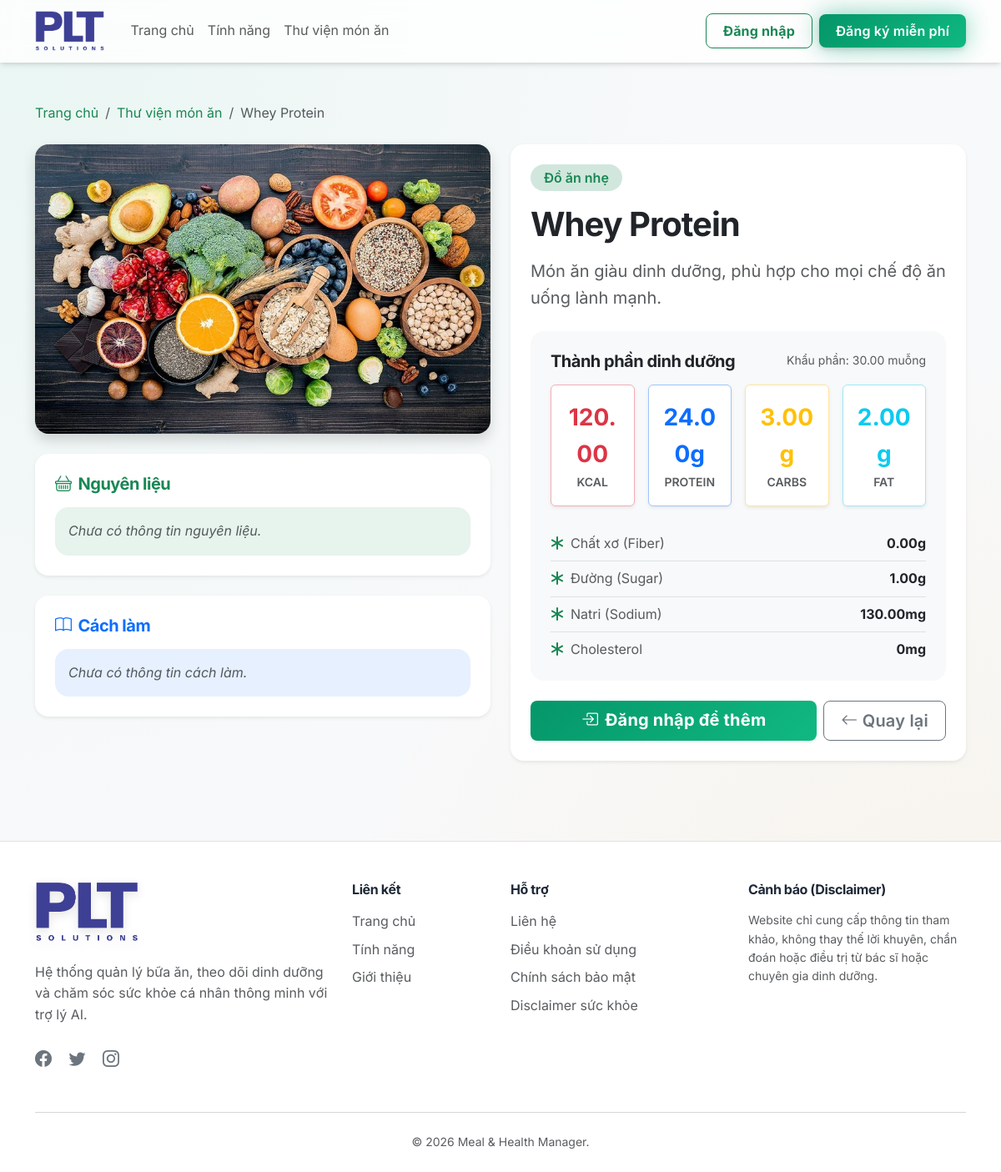
Screenshot of /food-detail.php?id=25 with the database file from the repository.
### tables this page shows
CREATE TABLE IF NOT EXISTS `foods` (
  `id` bigint UNSIGNED NOT NULL AUTO_INCREMENT,
  `category_id` bigint UNSIGNED DEFAULT NULL,
  `name` varchar(180) NOT NULL,
  `slug` varchar(200) NOT NULL,
  `image` varchar(255) DEFAULT NULL,
  `description` text,
  `serving_size` decimal(8,2) NOT NULL DEFAULT '100.00',
  `serving_unit` varchar(50) NOT NULL DEFAULT 'g',
  `calories` decimal(8,2) NOT NULL DEFAULT '0.00',
  `protein` decimal(8,2) NOT NULL DEFAULT '0.00',
  `carbs` decimal(8,2) NOT NULL DEFAULT '0.00',
  `fat` decimal(8,2) NOT NULL DEFAULT '0.00',
  `fiber` decimal(8,2) NOT NULL DEFAULT '0.00',
  `sugar` decimal(8,2) NOT NULL DEFAULT '0.00',
  `sodium` decimal(10,2) NOT NULL DEFAULT '0.00',
  `diet_type` varchar(255) DEFAULT 'normal',
  `is_premium` tinyint(1) NOT NULL DEFAULT '0',
  `status` enum('active','inactive') NOT NULL DEFAULT 'active',
  `created_by` bigint UNSIGNED DEFAULT NULL,
  `created_at` timestamp NOT NULL DEFAULT CURRENT_TIMESTAMP,
  `updated_at` timestamp NOT NULL DEFAULT CURRENT_TIMESTAMP ON UPDATE CURRENT_TIMESTAMP,
  PRIMARY KEY (`id`),
  UNIQUE KEY `slug` (`slug`),
  KEY `fk_foods_created_by` (`created_by`),
  KEY `idx_foods_name` (`name`),
  KEY `idx_foods_category` (`category_id`),
  KEY `idx_foods_status` (`status`),
  KEY `idx_foods_premium` (`is_premium`)
);

CREATE TABLE IF NOT EXISTS `food_categories` (
  `id` bigint UNSIGNED NOT NULL AUTO_INCREMENT,
  `name` varchar(120) NOT NULL,
  `slug` varchar(140) NOT NULL,
  `description` text,
  `status` enum('active','inactive') NOT NULL DEFAULT 'active',
  `created_at` timestamp NOT NULL DEFAULT CURRENT_TIMESTAMP,
  `updated_at` timestamp NOT NULL DEFAULT CURRENT_TIMESTAMP ON UPDATE CURRENT_TIMESTAMP,
  PRIMARY KEY (`id`),
  UNIQUE KEY `slug` (`slug`),
  KEY `idx_food_categories_status` (`status`)
);

### models/FoodModel.php (called while the page is built, shortened)
<?php
require_once __DIR__ . '/../config/database.php';
class FoodModel {
    private $conn;
    private $table_name = "foods";
    public function __construct() {
        $database = new Database();
        $this->conn = $database->getConnection();
    }
    public function getFoodById($id) {
        $query = "SELECT f.*, c.name as category_name
                  FROM " . $this->table_name . " f
                  LEFT JOIN food_categories c ON f.category_id = c.id
                  WHERE f.id = :id AND f.status = 'active' LIMIT 1";
        $stmt = $this->conn->prepare($query);
        $stmt->bindParam(':id', $id);
        $stmt->execute();
        return $stmt->fetch(PDO::FETCH_ASSOC);
    }
}

### config/database.php (called while the page is built, shortened)
<?php
class Database {
    private $host = "127.0.0.1";
    private $db_name = "meal_health_manager";
    private $username = "root";
    private $password = "";
    public function getConnection() {
        $this->conn = null;
        try {
            $this->conn = new PDO("mysql:host=" . $this->host . ";dbname=" . $this->db_name . ";charset=utf8mb4", $this->username, $this->password);
            $this->conn->setAttribute(PDO::ATTR_ERRMODE, PDO::ERRMODE_EXCEPTION);
            $this->conn->setAttribute(PDO::ATTR_DEFAULT_FETCH_MODE, PDO::FETCH_ASSOC);
        } catch(PDOException $exception) {
            echo "Lỗi kết nối CSDL: " . $exception->getMessage();
            exit();
        }
        return $this->conn;
    }
}

### includes/functions.php (called while the page is built, shortened)
<?php
function food_image_url($image) {
    $fallback = BASE_URL . '/img/bg1.jpg';
    if (!is_string($image) || trim($image) === '') {
        return $fallback;
    }
    return $fallback;
}

### food-detail.php (the view, shortened to what this page needs)
<?php
require_once __DIR__ . '/includes/functions.php';
require_once __DIR__ . '/models/FoodModel.php';
$food_id = isset($_GET['id']) ? (int)$_GET['id'] : 0;
$foodModel = new FoodModel();
$food = $foodModel->getFoodById($food_id);
require_once __DIR__ . '/includes/header.php';
$img_src = food_image_url($food['image'] ?? null);
?>
<div class="container py-5">
    <nav aria-label="breadcrumb" class="mb-4">
        <ol class="breadcrumb">
            <li class="breadcrumb-item"><a href="<?php echo BASE_URL; ?>" class="text-success text-decoration-none">Trang chủ</a></li>
            <li class="breadcrumb-item"><a href="<?php echo BASE_URL; ?>/foods.php" class="text-success text-decoration-none">Thư viện món ăn</a></li>
            <li class="breadcrumb-item active" aria-current="page"><?php echo htmlspecialchars($food['name']); ?></li>
        </ol>
    </nav>
    <div class="row">
        <div class="col-lg-6 mb-4">
            <img src="<?php echo $img_src; ?>" class="img-fluid rounded-4 shadow w-100 mb-4" alt="<?php echo htmlspecialchars($food['name']); ?>" style="max-height: 450px; object-fit: cover;">
            <div class="card border-0 shadow-sm mb-4">
                <div class="card-body p-4">
                    <h5 class="fw-bold text-success mb-3"><i class="bi bi-basket me-2"></i>Nguyên liệu</h5>
                    <div class="bg-success bg-opacity-10 p-3 rounded-4">
                        <?php if (!empty(trim($food['ingredients'] ?? ''))): ?>
                            <p class="mb-0 text-dark" style="white-space: pre-line;"><?php echo htmlspecialchars($food['ingredients']); ?></p>
                        <?php else: ?>
                            <p class="mb-0 text-muted fst-italic">Chưa có thông tin nguyên liệu.</p>
                        <?php endif; ?>
                    </div>
                </div>
            </div>
            <div class="card border-0 shadow-sm">
                <div class="card-body p-4">
                    <h5 class="fw-bold text-primary mb-3"><i class="bi bi-book me-2"></i>Cách làm</h5>
                    <div class="bg-primary bg-opacity-10 p-3 rounded-4">
                        <?php if (!empty(trim($food['instructions'] ?? ''))): ?>
                            <p class="mb-0 text-dark" style="white-space: pre-line;"><?php echo htmlspecialchars($food['instructions']); ?></p>
                        <?php else: ?>
                            <p class="mb-0 text-muted fst-italic">Chưa có thông tin cách làm.</p>
                        <?php endif; ?>
                    </div>
                </div>
            </div>
        </div>
        <div class="col-lg-6">
            <div class="card border-0 shadow-sm h-100">
                <div class="card-body p-4">
                    <span class="badge bg-success-subtle text-success fs-6 mb-3 px-3 py-2 rounded-pill"><?php echo htmlspecialchars($food['category_name'] ?? 'Chưa phân loại'); ?></span>
                    <h1 class="fw-bold mb-3"><?php echo htmlspecialchars($food['name']); ?></h1>
                    <p class="text-muted fs-5 mb-4"><?php echo nl2br(htmlspecialchars($food['description'] ?? 'Món ăn giàu dinh dưỡng, phù hợp cho mọi chế độ ăn uống lành mạnh.')); ?></p>
                    <div class="bg-light p-4 rounded-4 mb-4">
                        <div class="d-flex justify-content-between align-items-center mb-3">
                            <h5 class="fw-bold mb-0">Thành phần dinh dưỡng</h5>
                            <span class="text-muted small">Khẩu phần: <?php echo $food['serving_size']; ?> <?php echo htmlspecialchars($food['serving_unit']); ?></span>
                        </div>
                        <div class="row g-3 text-center mb-4">
                            <div class="col-6 col-md-3">
                                <div class="bg-white p-3 rounded shadow-sm border border-danger-subtle">
                                    <div class="text-danger fw-bold fs-3"><?php echo $food['calories']; ?></div>
                                    <div class="text-muted small fw-semibold text-uppercase">Kcal</div>
                                </div>
                            </div>
                            <div class="col-6 col-md-3">
                                <div class="bg-white p-3 rounded shadow-sm border border-primary-subtle">
                                    <div class="text-primary fw-bold fs-3"><?php echo $food['protein']; ?>g</div>
                                    <div class="text-muted small fw-semibold text-uppercase">Protein</div>
                                </div>
                            </div>
                            <div class="col-6 col-md-3">
                                <div class="bg-white p-3 rounded shadow-sm border border-warning-subtle">
                                    <div class="text-warning fw-bold fs-3"><?php echo $food['carbs']; ?>g</div>
                                    <div class="text-muted small fw-semibold text-uppercase">Carbs</div>
                                </div>
                            </div>
                            <div class="col-6 col-md-3">
                                <div class="bg-white p-3 rounded shadow-sm border border-info-subtle">
                                    <div class="text-info fw-bold fs-3"><?php echo $food['fat']; ?>g</div>
                                    <div class="text-muted small fw-semibold text-uppercase">Fat</div>
                                </div>
                            </div>
                        </div>
                        <ul class="list-group list-group-flush bg-transparent">
                            <li class="list-group-item bg-transparent d-flex justify-content-between px-0">
                                <span class="text-muted"><i class="bi bi-asterisk text-success me-2"></i>Chất xơ (Fiber)</span>
                                <span class="fw-bold"><?php echo $food['fiber'] ?? 0; ?>g</span>
                            </li>
                            <li class="list-group-item bg-transparent d-flex justify-content-between px-0">
                                <span class="text-muted"><i class="bi bi-asterisk text-success me-2"></i>Đường (Sugar)</span>
                                <span class="fw-bold"><?php echo $food['sugar'] ?? 0; ?>g</span>
                            </li>
                            <li class="list-group-item bg-transparent d-flex justify-content-between px-0">
                                <span class="text-muted"><i class="bi bi-asterisk text-success me-2"></i>Natri (Sodium)</span>
                                <span class="fw-bold"><?php echo $food['sodium'] ?? 0; ?>mg</span>
                            </li>
                            <li class="list-group-item bg-transparent d-flex justify-content-between px-0 pb-0">
                                <span class="text-muted"><i class="bi bi-asterisk text-success me-2"></i>Cholesterol</span>
                                <span class="fw-bold"><?php echo $food['cholesterol'] ?? 0; ?>mg</span>
                            </li>
                        </ul>
                    </div>
                    <div class="d-flex gap-2 mt-auto">
                        <?php if (isset($_SESSION['user_id'])): ?>
                            <a href="<?php echo BASE_URL; ?>/user/add-meal.php?food_id=<?php echo $food['id']; ?>" class="btn btn-success btn-lg flex-grow-1 fw-bold shadow-sm">
                                <i class="bi bi-plus-circle me-2"></i>Thêm vào nhật ký
                            </a>
                        <?php else: ?>
                            <a href="<?php echo BASE_URL; ?>/auth/login.php" class="btn btn-success btn-lg flex-grow-1 fw-bold shadow-sm">
                                <i class="bi bi-box-arrow-in-right me-2"></i>Đăng nhập để thêm
                            </a>
                        <?php endif; ?>
                        <a href="<?php echo BASE_URL; ?>/foods.php" class="btn btn-outline-secondary btn-lg">
                            <i class="bi bi-arrow-left"></i> Quay lại
                        </a>
                    </div>
                </div>
            </div>
        </div>
    </div>
</div>
<?php require_once __DIR__ . '/includes/footer.php'; ?>

### assets/css/style.css (style rules this page uses)
:root { --primary-color: #059669; --primary-light: #34d399; --primary-dark: #047857; --primary-bg: #ecfdf5; --secondary-color: #f59e0b; --secondary-light: #fbbf24; --secondary-bg: #fffbeb; --text-color: #1f2937; --text-muted: #6b7280; --bg-color: #f3f4f6; --card-bg: #ffffff; --border-color: #e5e7eb; --gradient-primary: linear-gradient(135deg, #059669 0%, #10b981 100%); --gradient-health: linear-gradient(135deg, #047857 0%, #34d399 100%); --gradient-glow: linear-gradient(135deg, rgba(5, 150, 105, 0.4) 0%, rgba(16, 185, 129, 0) 100%); --gradient-dark: linear-gradient(135deg, #1f2937 0%, #111827 100%); --shadow-sm: 0 1px 2px 0 rgba(0, 0, 0, 0.05); --shadow-md: 0 4px 6px -1px rgba(0, 0, 0, 0.1), 0 2px 4px -1px rgba(0, 0, 0, 0.06); --shadow-lg: 0 10px 15px -3px rgba(0, 0, 0, 0.1), 0 4px 6px -2px rgba(0, 0, 0, 0.05); --shadow-glow: 0 0 20px rgba(5, 150, 105, 0.3); --radius-sm: 0.5rem; --radius-md: 1rem; --radius-lg: 1.5rem; --radius-xl: 2rem; --transition-fast: 0.15s cubic-bezier(0.4, 0, 0.2, 1); --transition-base: 0.3s cubic-bezier(0.4, 0, 0.2, 1); --transition-bounce: 0.5s cubic-bezier(0.34, 1.56, 0.64, 1); }
body { font-family: 'Inter', -apple-system, BlinkMacSystemFont, "Segoe UI", Roboto, sans-serif; color: var(--text-color); background-color: var(--bg-color); background-image: radial-gradient(at 0% 0%, rgba(52, 211, 153, 0.08) 0px, transparent 50%), radial-gradient(at 100% 100%, rgba(245, 158, 11, 0.08) 0px, transparent 50%); background-attachment: fixed; line-height: 1.6; -webkit-font-smoothing: antialiased; }
h1, h2, h3, h4, h5, h6 { letter-spacing: -0.025em; font-weight: 700; }
.card { border-radius: var(--radius-md); border: 1px solid rgba(0,0,0,0.03); box-shadow: var(--shadow-md); transition: all var(--transition-bounce); background-color: var(--card-bg); }
.btn { border-radius: var(--radius-sm); font-weight: 600; padding: 0.5rem 1.25rem; transition: all var(--transition-base); letter-spacing: 0.01em; }
.btn-primary, .btn-success { background: var(--gradient-primary) !important; border: none !important; color: white !important; box-shadow: var(--shadow-md); }
.badge { padding: 0.4em 0.8em; border-radius: 20px; font-weight: 600; }

### rows the page displays
foods: name "Whey Protein", category.name "Đồ ăn nhẹ", description "Món ăn giàu dinh dưỡng, phù hợp cho mọi chế độ ăn uống lành mạnh.", serving_size "30.00", serving_unit "muỗng", calories "120.00", protein "24.00", carbs "3.00", fat "2.00", fiber "0.00", sugar "1.00", sodium "130.00"

### other values shown
$food['cholesterol'] "0"
APP_NAME "Meal & Health Manager"
